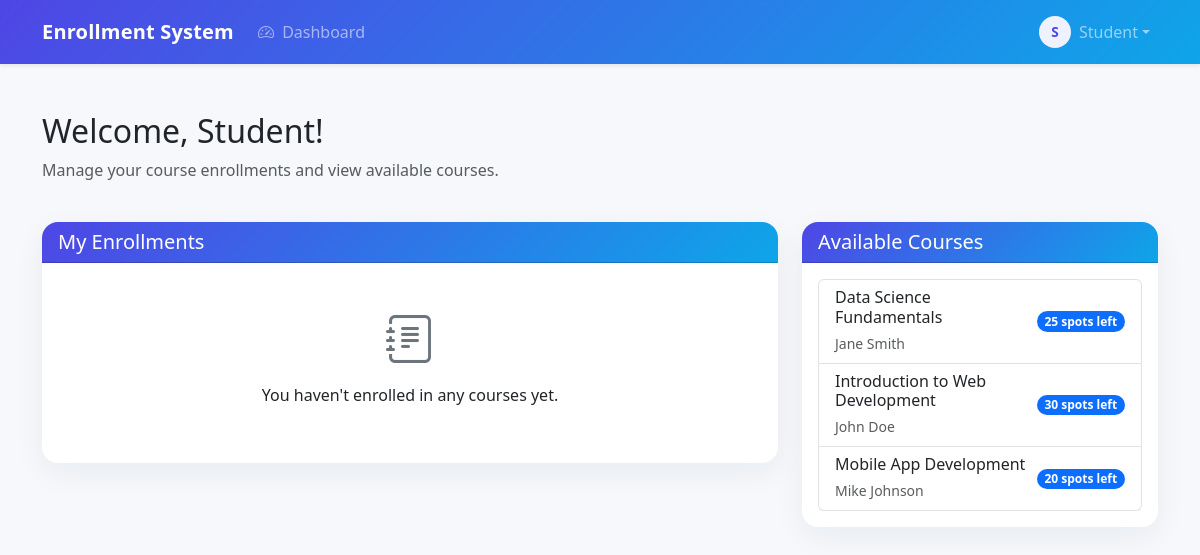
The app's page /dashboard.php (signed in) with its own data.
### tables this page shows
CREATE TABLE IF NOT EXISTS courses (
    id INT AUTO_INCREMENT PRIMARY KEY,
    title VARCHAR(255) NOT NULL,
    description TEXT,
    instructor VARCHAR(100) NOT NULL,
    duration VARCHAR(50) NOT NULL,
    category VARCHAR(100) NOT NULL,
    capacity INT NOT NULL,
    enrolled INT DEFAULT 0,
    created_at TIMESTAMP DEFAULT CURRENT_TIMESTAMP,
    updated_at TIMESTAMP DEFAULT CURRENT_TIMESTAMP ON UPDATE CURRENT_TIMESTAMP
);

### config/database.php (called while the page is built, shortened)
<?php
if (!isset($pdo)) {
    try {
        $pdo = new PDO(
            "mysql:host=" . DB_HOST . ";dbname=" . DB_NAME . ";charset=utf8mb4",
            DB_USER,
            DB_PASS,
            [
                PDO::ATTR_ERRMODE => PDO::ERRMODE_EXCEPTION,
                PDO::ATTR_DEFAULT_FETCH_MODE => PDO::FETCH_ASSOC,
                PDO::ATTR_EMULATE_PREPARES => false,
            ]
        );
    } catch (PDOException $e) {
        die("Database connection failed: " . $e->getMessage());
    }
}
if (!function_exists('executeQuery')) {
    function executeQuery($sql, $params = []) {
        global $pdo;
        try {
            $stmt = $pdo->prepare($sql);
            $stmt->execute($params);
            return $stmt;
        } catch (PDOException $e) {
            error_log("Database Error: " . $e->getMessage());
            return false;
        }
    }
    function fetchAll($sql, $params = []) {
        $stmt = executeQuery($sql, $params);
        return $stmt ? $stmt->fetchAll(PDO::FETCH_ASSOC) : [];
    }
}
return $pdo;
?>

### dashboard.php (the view, shortened to what this page needs)
<?php
require_once 'config/database.php';
$user_id = $_COOKIE['user_id'];
$enrollments = fetchAll(
    "SELECT e.*, c.title as course_title, c.instructor, c.duration
     FROM enrollments e
     JOIN courses c ON e.course_id = c.id
     WHERE e.student_id = ?
     ORDER BY e.created_at DESC",
    [$user_id]
);
$availableCourses = fetchAll(
    "SELECT * FROM courses c
     WHERE c.id NOT IN (
         SELECT course_id FROM enrollments WHERE student_id = ?
     ) AND c.enrolled < c.capacity
     ORDER BY c.title",
    [$user_id]
);
?>
<!DOCTYPE html>
<html lang="en">
<head>
    <link href="https://cdn.jsdelivr.net/npm/bootstrap@5.3.0/dist/css/bootstrap.min.css" rel="stylesheet">
    <link rel="stylesheet" href="https://cdn.jsdelivr.net/npm/bootstrap-icons@1.10.0/font/bootstrap-icons.css">
</head>
<body>
    <?php include 'includes/navbar.php'; ?>
    <div class="container py-5">
        <div class="row mb-4">
            <div class="col-12">
                <h2>Welcome, <?php echo htmlspecialchars($_COOKIE['user_name']); ?>!</h2>
                <p class="text-muted">Manage your course enrollments and view available courses.</p>
            </div>
        </div>
        <div class="row">
            <div class="col-md-8">
                <div class="card card-modern">
                    <div class="card-header card-header-gradient">
                        <h5 class="mb-0">My Enrollments</h5>
                    </div>
                    <div class="card-body">
                        <?php if (empty($enrollments)): ?>
                            <div class="text-center py-4">
                                <i class="bi bi-journal-text" style="font-size: 3rem; color: #6c757d;"></i>
                                <p class="mt-2">You haven't enrolled in any courses yet.</p>
                            </div>
                        <?php endif; ?>
                    </div>
                </div>
            </div>
            <div class="col-md-4">
                <div class="card card-modern">
                    <div class="card-header card-header-gradient">
                        <h5 class="mb-0">Available Courses</h5>
                    </div>
                    <div class="card-body">
                        <?php if (empty($availableCourses)): ?>
                            <div class="text-center py-4">
                                <i class="bi bi-check-circle" style="font-size: 3rem; color: #198754;"></i>
                                <p class="mt-2">You've enrolled in all available courses!</p>
                            </div>
                        <?php else: ?>
                            <div class="list-group">
                                <?php foreach ($availableCourses as $course): ?>
                                    <a href="enroll.php?course_id=<?php echo $course['id']; ?>" class="list-group-item list-group-item-action d-flex justify-content-between align-items-center">
                                        <div>
                                            <h6 class="mb-1"><?php echo htmlspecialchars($course['title']); ?></h6>
                                            <small class="text-muted"><?php echo htmlspecialchars($course['instructor']); ?></small>
                                        </div>
                                        <span class="badge bg-primary rounded-pill">
                                            <?php echo $course['capacity'] - $course['enrolled']; ?> spots left
                                        </span>
                                    </a>
                                <?php endforeach; ?>
                            </div>
                        <?php endif; ?>
                    </div>
                </div>
            </div>
        </div>
    </div>
</body>
</html>

### dashboard.php (style rules this page uses)
body { background: #f6f8fb; }
.card-modern { border: 0; border-radius: 1rem; box-shadow: 0 10px 30px rgba(18,38,63,.06); transition: transform .2s ease; margin-bottom: 20px; }
.card-header-gradient { background: linear-gradient(135deg, #4f46e5 0%, #0ea5e9 100%); color: #fff; border-top-left-radius: 1rem !important; border-top-right-radius: 1rem !important; }

### records on screen
courses: title "Data Science Fundamentals", instructor "Jane Smith", $course['capacity']-$course['enrolled'] "25"
courses: title "Introduction to Web Development", instructor "John Doe", $course['capacity']-$course['enrolled'] "30"
courses: title "Mobile App Development", instructor "Mike Johnson", $course['capacity']-$course['enrolled'] "20"

### other values on screen
$initials ?: 'U' "S"
$displayName "Student"
$_COOKIE['user_name'] "Student"
